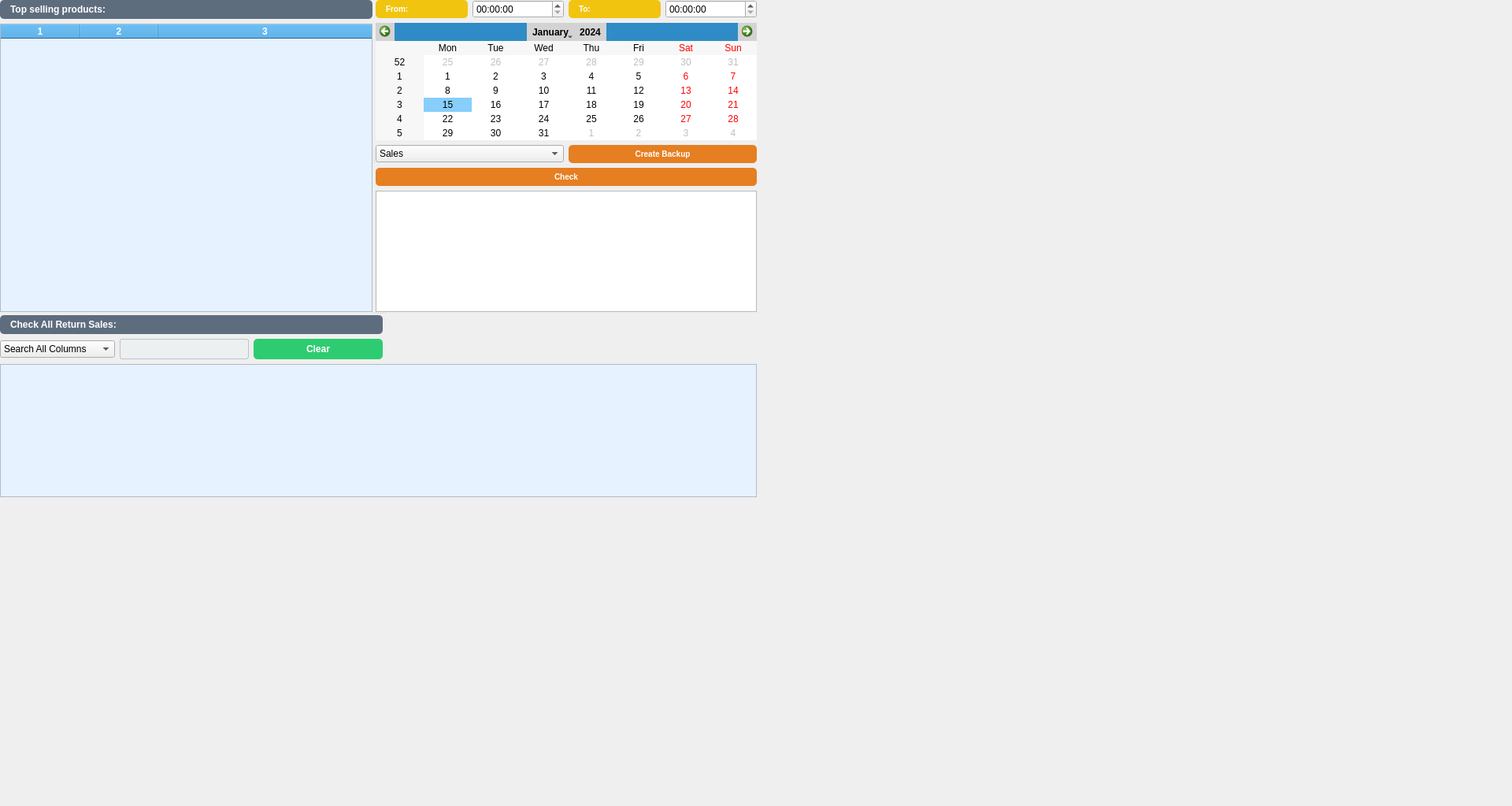
<?xml version="1.0" encoding="UTF-8"?>
<ui version="4.0">
 <class>salesreportform</class>
 <widget class="QWidget" name="salesreportform">
  <property name="geometry">
   <rect>
    <x>0</x>
    <y>0</y>
    <width>1920</width>
    <height>1023</height>
   </rect>
  </property>
  <property name="sizePolicy">
   <sizepolicy hsizetype="Expanding" vsizetype="Expanding">
    <horstretch>0</horstretch>
    <verstretch>0</verstretch>
   </sizepolicy>
  </property>
  <property name="minimumSize">
   <size>
    <width>300</width>
    <height>300</height>
   </size>
  </property>
  <property name="maximumSize">
   <size>
    <width>1920</width>
    <height>1080</height>
   </size>
  </property>
  <property name="windowTitle">
   <string>Dialog</string>
  </property>
  <property name="styleSheet">
   <string notr="true">background: qlineargradient(spread:pad, x1:0, y1:0, x2:1, y2:1,
                            stop:0 #e3f2fd, stop:1 #bbdefb);
</string>
  </property>
  <widget class="QSplitter" name="splitter_2">
   <property name="geometry">
    <rect>
     <x>0</x>
     <y>0</y>
     <width>961</width>
     <height>631</height>
    </rect>
   </property>
   <property name="orientation">
    <enum>Qt::Orientation::Vertical</enum>
   </property>
   <widget class="QSplitter" name="splitter">
    <property name="orientation">
     <enum>Qt::Orientation::Horizontal</enum>
    </property>
    <widget class="QWidget" name="layoutWidget">
     <layout class="QVBoxLayout" name="verticalLayout_2">
      <item>
       <widget class="QLabel" name="label">
        <property name="styleSheet">
         <string notr="true">

QLabel {
background-color:#5D6D7E;  /* Medium gray */
color: white;

    border-radius: 5px;
    padding: 5px 10px;
font-size: 12px;
    font-weight: bold;
}
</string>
        </property>
        <property name="text">
         <string>Top selling products:</string>
        </property>
       </widget>
      </item>
      <item>
       <widget class="QTableWidget" name="tableWidget_topProducts">
        <property name="styleSheet">
         <string notr="true">
QTableWidget {
    background-color: #E6F2FF; /* Light blue for even rows */
alternate-background-color: #B5D6F5;

}

QHeaderView::section {
    background-color: #3498DB;  /* Optional: blue header */
    color: white;
    font-weight: bold;
}

</string>
        </property>
        <property name="columnCount">
         <number>3</number>
        </property>
        <attribute name="horizontalHeaderVisible">
         <bool>true</bool>
        </attribute>
        <attribute name="horizontalHeaderStretchLastSection">
         <bool>true</bool>
        </attribute>
        <column/>
        <column/>
        <column/>
       </widget>
      </item>
     </layout>
    </widget>
    <widget class="QWidget" name="layoutWidget">
     <layout class="QVBoxLayout" name="verticalLayout_3">
      <item>
       <layout class="QHBoxLayout" name="horizontalLayout_3">
        <item>
         <layout class="QHBoxLayout" name="horizontalLayout">
          <item>
           <widget class="QLabel" name="label_from">
            <property name="styleSheet">
             <string notr="true">
QLabel {
background-color: #F1C40F;  /* Medium gray */
color: white;

    border-radius: 5px;
    padding: 5px 10px;
font-size: 10px;
    font-weight: bold;
}
</string>
            </property>
            <property name="text">
             <string>From:</string>
            </property>
           </widget>
          </item>
          <item>
           <widget class="QTimeEdit" name="timeEdit_from"/>
          </item>
         </layout>
        </item>
        <item>
         <layout class="QHBoxLayout" name="horizontalLayout_2">
          <item>
           <widget class="QLabel" name="label_to">
            <property name="styleSheet">
             <string notr="true">
QLabel {
background-color: #F1C40F;  /* Medium gray */
color: white;

    border-radius: 5px;
    padding: 5px 10px;
font-size: 10px;
    font-weight: bold;
}
</string>
            </property>
            <property name="text">
             <string>To:</string>
            </property>
           </widget>
          </item>
          <item>
           <widget class="QTimeEdit" name="timeEdit_to"/>
          </item>
         </layout>
        </item>
       </layout>
      </item>
      <item>
       <widget class="QCalendarWidget" name="calendarWidget">
        <property name="styleSheet">
         <string notr="true">QCalendarWidget {
    background-color: white;
    color: black;
}
QCalendarWidget QAbstractItemView:enabled {
    background-color: white;
    color: black;
    selection-background-color: #87CEFA;
    selection-color: black;
}
QCalendarWidget QToolButton {
    color: black;
    background-color: lightgray;
}
QCalendarWidget QMenu {
    background-color: white;
    color: black;
}
</string>
        </property>
       </widget>
      </item>
      <item>
       <layout class="QHBoxLayout" name="horizontalLayout_6">
        <item>
         <widget class="QComboBox" name="comboBox_createBackup">
          <item>
           <property name="text">
            <string>Sales</string>
           </property>
          </item>
          <item>
           <property name="text">
            <string>Inventory</string>
           </property>
          </item>
          <item>
           <property name="text">
            <string>Admin</string>
           </property>
          </item>
          <item>
           <property name="text">
            <string>Cashier</string>
           </property>
          </item>
         </widget>
        </item>
        <item>
         <widget class="QPushButton" name="pushButton_createBackup">
          <property name="styleSheet">
           <string notr="true">QPushButton{
background-color: #E67E22;  /* Medium gray */
color: white;
 font-weight: bold;
font-size: 10px;
    border-radius: 5px;
    padding: 5px 10px;
}
</string>
          </property>
          <property name="text">
           <string>Create Backup</string>
          </property>
         </widget>
        </item>
       </layout>
      </item>
      <item>
       <widget class="QPushButton" name="pushButton_check">
        <property name="styleSheet">
         <string notr="true">QPushButton{
background-color: #E67E22;  /* Medium gray */
color: white;
 font-weight: bold;
font-size: 10px;
    border-radius: 5px;
    padding: 5px 10px;
}
</string>
        </property>
        <property name="text">
         <string>Check</string>
        </property>
       </widget>
      </item>
      <item>
       <widget class="QTextEdit" name="textEdit"/>
      </item>
     </layout>
    </widget>
   </widget>
   <widget class="QWidget" name="layoutWidget">
    <layout class="QVBoxLayout" name="verticalLayout_4">
     <item>
      <layout class="QVBoxLayout" name="verticalLayout">
       <item>
        <layout class="QHBoxLayout" name="horizontalLayout_5">
         <item>
          <widget class="QLabel" name="label_4">
           <property name="styleSheet">
            <string notr="true">

QLabel {
background-color:#5D6D7E;  /* Medium gray */
color: white;

    border-radius: 5px;
    padding: 5px 10px;
font-size: 12px;
    font-weight: bold;
}
</string>
           </property>
           <property name="text">
            <string>Check All Return Sales:</string>
           </property>
          </widget>
         </item>
         <item>
          <spacer name="horizontalSpacer">
           <property name="orientation">
            <enum>Qt::Orientation::Horizontal</enum>
           </property>
           <property name="sizeType">
            <enum>QSizePolicy::Policy::Preferred</enum>
           </property>
           <property name="sizeHint" stdset="0">
            <size>
             <width>475</width>
             <height>20</height>
            </size>
           </property>
          </spacer>
         </item>
        </layout>
       </item>
       <item>
        <layout class="QHBoxLayout" name="horizontalLayout_4">
         <item>
          <widget class="QComboBox" name="comboBox">
           <item>
            <property name="text">
             <string>Search All Columns</string>
            </property>
           </item>
           <item>
            <property name="text">
             <string>Search By Bill No</string>
            </property>
           </item>
           <item>
            <property name="text">
             <string>Search By Product ID</string>
            </property>
           </item>
           <item>
            <property name="text">
             <string>Search Defective</string>
            </property>
           </item>
          </widget>
         </item>
         <item>
          <widget class="QLineEdit" name="lineEdit_searchproduct">
           <property name="sizePolicy">
            <sizepolicy hsizetype="Expanding" vsizetype="Fixed">
             <horstretch>10</horstretch>
             <verstretch>0</verstretch>
            </sizepolicy>
           </property>
           <property name="styleSheet">
            <string notr="true">QLineEdit {
    background-color: #ECF0F1;
    color: #2C3E50;
    border: 1px solid #BDC3C7;
    border-radius: 3px;
    padding: 2px 4px;
    font-size: 12px;
    min-height: 20px; /* reduce height */
}

QLineEdit:focus {
    border: 1px solid #3498DB;
    background-color: #FFFFFF;
}

QLineEdit::placeholder {
    color: #95A5A6;
    font-style: italic;
}
</string>
           </property>
          </widget>
         </item>
         <item>
          <widget class="QPushButton" name="pushButton_clear">
           <property name="sizePolicy">
            <sizepolicy hsizetype="Preferred" vsizetype="Expanding">
             <horstretch>10</horstretch>
             <verstretch>0</verstretch>
            </sizepolicy>
           </property>
           <property name="styleSheet">
            <string notr="true">QPushButton {
 background-color: #27AE60;  /* Emerald green */
    background-color: #2ECC71;  /* Light green */
    color: white;
 font-weight: bold;
    border-radius: 5px;
    padding: 5px 10px;
}

QPushButton:hover {
background-color: #1E8449;  /* Darker shade of emerald green */

}
</string>
           </property>
           <property name="text">
            <string>Clear</string>
           </property>
          </widget>
         </item>
         <item>
          <spacer name="horizontalSpacer_2">
           <property name="orientation">
            <enum>Qt::Orientation::Horizontal</enum>
           </property>
           <property name="sizeHint" stdset="0">
            <size>
             <width>475</width>
             <height>20</height>
            </size>
           </property>
          </spacer>
         </item>
        </layout>
       </item>
      </layout>
     </item>
     <item>
      <widget class="QTableWidget" name="tableWidget_salesreturn">
       <property name="styleSheet">
        <string notr="true">
QTableWidget {
    background-color: #E6F2FF; /* Light blue for even rows */
alternate-background-color: #B5D6F5;

}

QHeaderView::section {
    background-color: #3498DB;  /* Optional: blue header */
    color: white;
    font-weight: bold;
}

</string>
       </property>
       <attribute name="horizontalHeaderStretchLastSection">
        <bool>true</bool>
       </attribute>
      </widget>
     </item>
    </layout>
   </widget>
  </widget>
 </widget>
 <resources/>
 <connections/>
</ui>
